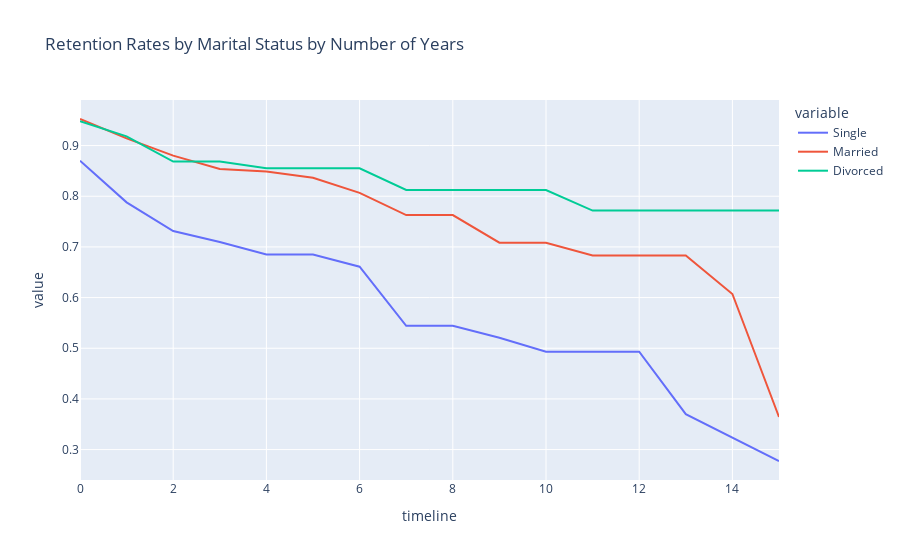

The cell this chart's notebook holds for it:
### Markdown cell above
## 4. Let's switch to looking at retention rates from another demographic perspective: marital status. Generate and plot survival curves for the different marital statuses by number of years at the company.

### Code cell
results4 = survival(data, 'MaritalStatus', 'YearsSinceLastPromotion', 'Attrition')
px.line(data_frame=results4, title = "Retention Rates by Marital Status by Number of Years")

### Figure 1 — Plotly figure (JSON) as saved in the notebook; plotly's stock layout.template omitted (floating-point values rounded to 4 significant figures)
{"data": [{"hovertemplate": "variable=Single<br>timeline=%{x}<br>value=%{y}<extra></extra>", "legendgroup": "Single", "line": {"color": "#636efa", "dash": "solid"}, "marker": {"symbol": "circle"}, "mode": "lines", "name": "Single", "orientation": "v", "showlegend": true, "type": "scatter", "x": [0, 1, 2, 3, 4, 5, 6, 7, 8, 9, 10, 11, 12, 13, 14, 15], "xaxis": "x", "y": [0.8702, 0.7879, 0.7313, 0.7098, 0.685, 0.685, 0.661, 0.5443, 0.5443, 0.5207, 0.4933, 0.4933, 0.4933, 0.37, 0.3237, 0.2775], "yaxis": "y"}, {"hovertemplate": "variable=Married<br>timeline=%{x}<br>value=%{y}<extra></extra>", "legendgroup": "Married", "line": {"color": "#EF553B", "dash": "solid"}, "marker": {"symbol": "circle"}, "mode": "lines", "name": "Married", "orientation": "v", "showlegend": true, "type": "scatter", "x": [0, 1, 2, 3, 4, 5, 6, 7, 8, 9, 10, 11, 12, 13, 14, 15], "xaxis": "x", "y": [0.9525, 0.9143, 0.8801, 0.8536, 0.8486, 0.8365, 0.8066, 0.7628, 0.7628, 0.7083, 0.7083, 0.683, 0.683, 0.683, 0.6071, 0.3643], "yaxis": "y"}, {"hovertemplate": "variable=Divorced<br>timeline=%{x}<br>value=%{y}<extra></extra>", "legendgroup": "Divorced", "line": {"color": "#00cc96", "dash": "solid"}, "marker": {"symbol": "circle"}, "mode": "lines", "name": "Divorced", "orientation": "v", "showlegend": true, "type": "scatter", "x": [0, 1, 2, 3, 4, 5, 6, 7, 8, 9, 10, 11, 12, 13, 14, 15], "xaxis": "x", "y": [0.948, 0.9181, 0.8684, 0.8684, 0.8551, 0.8551, 0.8551, 0.8123, 0.8123, 0.8123, 0.8123, 0.7717, 0.7717, 0.7717, 0.7717, 0.7717], "yaxis": "y"}], "layout": {"autosize": true, "legend": {"title": {"text": "variable"}, "tracegroupgap": 0}, "title": {"text": "Retention Rates by Marital Status by Number of Years"}, "xaxis": {"anchor": "y", "autorange": true, "domain": [0, 1], "range": [0, 15], "title": {"text": "timeline"}, "type": "linear"}, "yaxis": {"anchor": "x", "autorange": true, "domain": [0, 1], "range": [0.24, 0.99], "title": {"text": "value"}, "type": "linear"}}}
